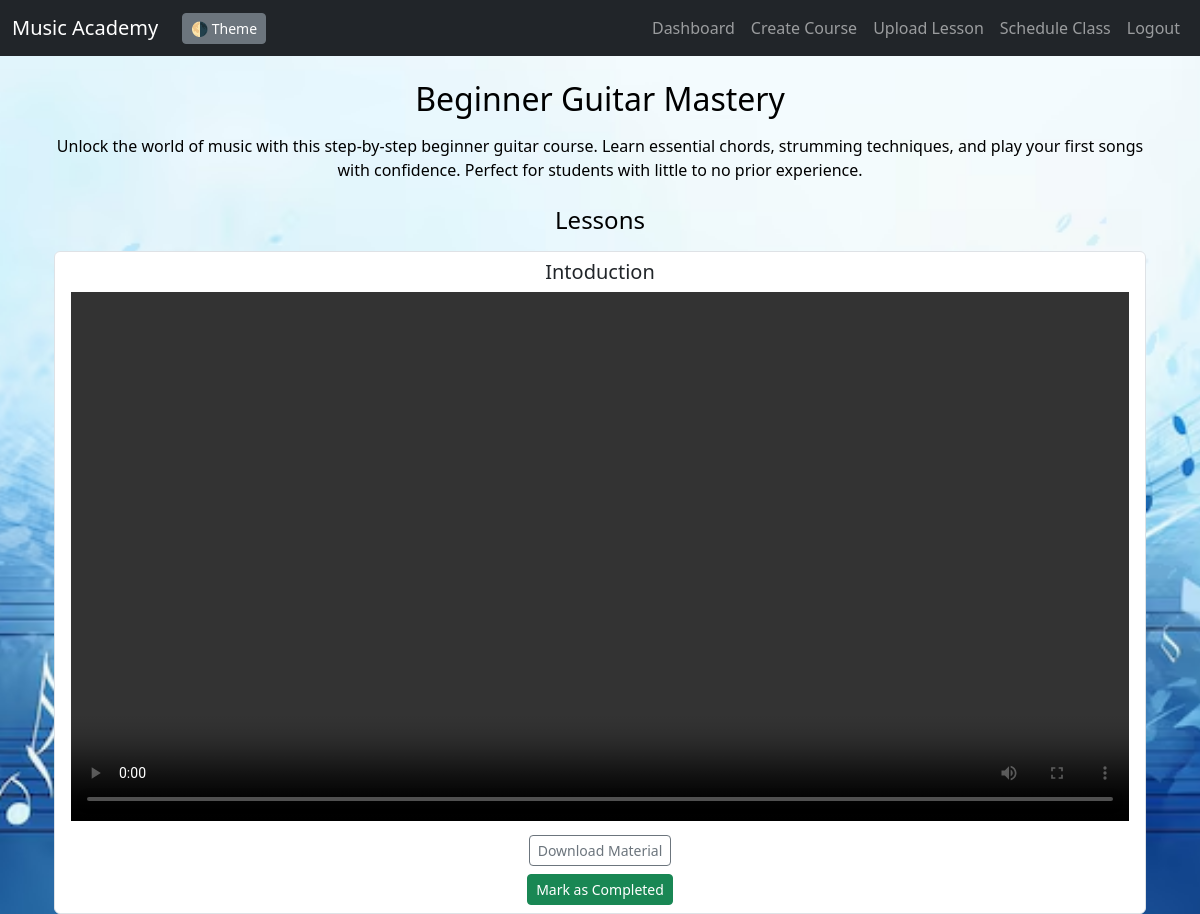
/course/beginner-guitar-mastery/ (signed in), run on the app's committed database.
### base/models.py (models this page shows, shortened)
class Course(models.Model):
    title = models.CharField(max_length=200)
    description = models.TextField()
    teacher = models.ForeignKey(User, on_delete=models.CASCADE, limit_choices_to={'role': 'teacher'})
    slug = models.SlugField(unique=True, blank=True)

class Lesson(models.Model):
    course = models.ForeignKey(Course, on_delete=models.CASCADE, related_name='lessons')
    title = models.CharField(max_length=200)
    video = models.FileField(upload_to='lesson_videos/', null=True, blank=True)
    material = models.FileField(upload_to='lesson_materials/', null=True, blank=True)
    created = models.DateTimeField(auto_now_add=True)

### base/views.py (the view)
# urls.py: path('course/<slug:slug>/', views.course_detail, name='course_detail'),
@login_required
@user_passes_test(is_teacher)
def course_detail(request, slug):
    course = Course.objects.get(slug=slug)
    lessons = course.lessons.all()
    return render(request, 'course_detail.html', {'course': course, 'lessons': lessons})

### base/views.py (called while the page is built)
def is_teacher(user):
    return user.role == 'teacher'

### base/templates/course_detail.html (shortened to what this page needs)
{% extends 'main.html' %}
{% block content %}
<div class="container mt-4">
  <h2 class="mb-3">{{ course.title }}</h2>
  <p class="mb-4">{{ course.description }}</p>
  <h4 class="mb-3">Lessons</h4>
  <div class="list-group">
    {% for lesson in lessons %}
      <div class="list-group-item">
        <h5>{{ lesson.title }}</h5>
        {% if lesson.video %}
          <video width="100%" controls class="mb-2">
            <source src="{{ lesson.video.url }}" type="video/mp4">
          </video>
        {% endif %}
        {% if lesson.material %}
          <a href="{{ lesson.material.url }}" download class="btn btn-sm btn-outline-secondary mb-2">Download Material</a>
        {% endif %}
        <form action="{% url 'update_progress' course.id lesson.id %}" method="post">
          <button type="submit" class="btn btn-sm btn-success">Mark as Completed</button>
        </form>
      </div>
    {% endfor %}
  </div>
</div>
{% endblock %}

### data on the page
Course: title "Beginner Guitar Mastery", description "Unlock the world of music with this step-by-step beginner guitar course. Learn essential chords, strumming techniques, and play your first songs with confidence. Perfect for students with little to no prior experience."
Lesson: title "Intoduction"
